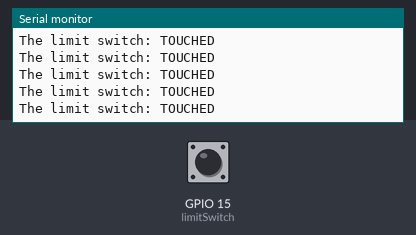
The sketch below on a simulated ESP32. On the bench: the last lines printed to the serial monitor. Inputs (shaded band) come from the test bench; at power-on: GPIO 15 (limitSwitch) HIGH.

Above: at 1.2 s.
1.3 s: GPIO 15 (limitSwitch) pulled LOW for 0.15 s
2.9 s: GPIO 15 (limitSwitch) pulled LOW for 1 s
At 3.04 s:
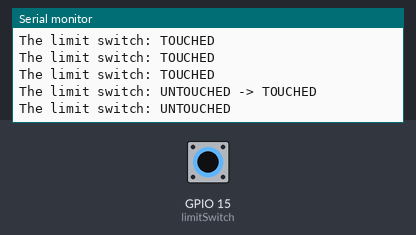
6.9 s: GPIO 15 (limitSwitch) pulled LOW for 0.15 s
10.0 s: GPIO 15 (limitSwitch) pulled LOW for 1 s
At 11.0 s:
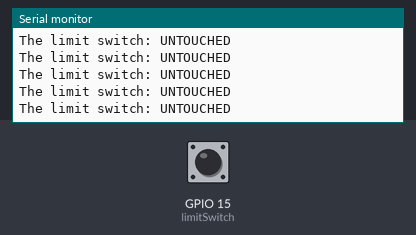

The sketch:

ESP32_Limit_Switch_Test.ino
```cpp
/*
 * This ESP32 code is created by esp32io.com
 *
 * This ESP32 code is released in the public domain
 *
 * For more detail (instruction and wiring diagram), visit https://esp32io.com/tutorials/esp32-limit-switch
 */

#include <ezButton.h>

ezButton limitSwitch(15);  // create ezButton object that attach to ESP32 pin GIOP15

void setup() {
  Serial.begin(9600);
  limitSwitch.setDebounceTime(50); // set debounce time to 50 milliseconds
}

void loop() {
  limitSwitch.loop(); // MUST call the loop() function first

  if(limitSwitch.isPressed())
    Serial.println("The limit switch: UNTOUCHED -> TOUCHED");

  if(limitSwitch.isReleased())
    Serial.println("The limit switch: TOUCHED -> UNTOUCHED");

  int state = limitSwitch.getState();
  if(state == HIGH)
    Serial.println("The limit switch: TOUCHED");
  else
    Serial.println("The limit switch: UNTOUCHED");
}
```

Measured:
- after the input at 10.0 s, the serial monitor: prints a new line after 0.08 s (image 2)
